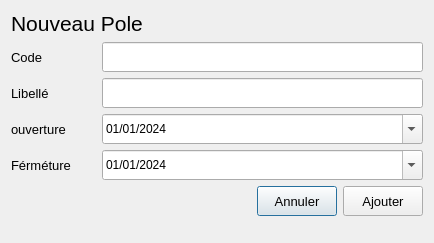
<?xml version="1.0" encoding="UTF-8"?>
<ui version="4.0">
 <class>Dialog</class>
 <widget class="QDialog" name="Dialog">
  <property name="geometry">
   <rect>
    <x>0</x>
    <y>0</y>
    <width>434</width>
    <height>243</height>
   </rect>
  </property>
  <property name="windowTitle">
   <string>Dialog</string>
  </property>
  <layout class="QGridLayout" name="gridLayout">
   <item row="0" column="0">
    <layout class="QHBoxLayout" name="horizontalLayout_3">
     <item>
      <widget class="QLabel" name="label">
       <property name="font">
        <font>
         <pointsize>16</pointsize>
        </font>
       </property>
       <property name="text">
        <string>Nouveau Pole</string>
       </property>
      </widget>
     </item>
     <item>
      <spacer name="horizontalSpacer">
       <property name="orientation">
        <enum>Qt::Horizontal</enum>
       </property>
       <property name="sizeHint" stdset="0">
        <size>
         <width>40</width>
         <height>20</height>
        </size>
       </property>
      </spacer>
     </item>
    </layout>
   </item>
   <item row="1" column="0">
    <layout class="QVBoxLayout" name="verticalLayout">
     <item>
      <layout class="QHBoxLayout" name="horizontalLayout">
       <item>
        <widget class="QLabel" name="label_2">
         <property name="minimumSize">
          <size>
           <width>85</width>
           <height>0</height>
          </size>
         </property>
         <property name="maximumSize">
          <size>
           <width>85</width>
           <height>16777215</height>
          </size>
         </property>
         <property name="font">
          <font>
           <pointsize>10</pointsize>
          </font>
         </property>
         <property name="text">
          <string>Code</string>
         </property>
        </widget>
       </item>
       <item>
        <widget class="QLineEdit" name="code_lineEdit">
         <property name="minimumSize">
          <size>
           <width>0</width>
           <height>30</height>
          </size>
         </property>
        </widget>
       </item>
      </layout>
     </item>
     <item>
      <layout class="QHBoxLayout" name="horizontalLayout_2">
       <item>
        <widget class="QLabel" name="label_3">
         <property name="minimumSize">
          <size>
           <width>85</width>
           <height>0</height>
          </size>
         </property>
         <property name="maximumSize">
          <size>
           <width>85</width>
           <height>16777215</height>
          </size>
         </property>
         <property name="font">
          <font>
           <pointsize>10</pointsize>
          </font>
         </property>
         <property name="text">
          <string>Libellé</string>
         </property>
        </widget>
       </item>
       <item>
        <widget class="QLineEdit" name="libelle_lineEdit">
         <property name="minimumSize">
          <size>
           <width>0</width>
           <height>30</height>
          </size>
         </property>
        </widget>
       </item>
      </layout>
     </item>
     <item>
      <layout class="QHBoxLayout" name="horizontalLayout_5">
       <item>
        <widget class="QLabel" name="label_4">
         <property name="minimumSize">
          <size>
           <width>85</width>
           <height>0</height>
          </size>
         </property>
         <property name="maximumSize">
          <size>
           <width>85</width>
           <height>16777215</height>
          </size>
         </property>
         <property name="font">
          <font>
           <pointsize>10</pointsize>
          </font>
         </property>
         <property name="text">
          <string>ouverture</string>
         </property>
        </widget>
       </item>
       <item>
        <widget class="QDateEdit" name="ouverture_dateEdit">
         <property name="minimumSize">
          <size>
           <width>0</width>
           <height>30</height>
          </size>
         </property>
         <property name="displayFormat">
          <string>dd/MM/yyyy</string>
         </property>
         <property name="calendarPopup">
          <bool>true</bool>
         </property>
         <property name="date">
          <date>
           <year>2024</year>
           <month>1</month>
           <day>1</day>
          </date>
         </property>
        </widget>
       </item>
      </layout>
     </item>
     <item>
      <layout class="QHBoxLayout" name="horizontalLayout_6">
       <item>
        <widget class="QLabel" name="label_5">
         <property name="minimumSize">
          <size>
           <width>85</width>
           <height>0</height>
          </size>
         </property>
         <property name="maximumSize">
          <size>
           <width>85</width>
           <height>16777215</height>
          </size>
         </property>
         <property name="font">
          <font>
           <pointsize>10</pointsize>
          </font>
         </property>
         <property name="text">
          <string>Férméture</string>
         </property>
        </widget>
       </item>
       <item>
        <widget class="QDateEdit" name="fermeture_dateEdit">
         <property name="minimumSize">
          <size>
           <width>0</width>
           <height>30</height>
          </size>
         </property>
         <property name="displayFormat">
          <string>dd/MM/yyyy</string>
         </property>
         <property name="calendarPopup">
          <bool>true</bool>
         </property>
         <property name="date">
          <date>
           <year>2024</year>
           <month>1</month>
           <day>1</day>
          </date>
         </property>
        </widget>
       </item>
      </layout>
     </item>
    </layout>
   </item>
   <item row="2" column="0">
    <layout class="QHBoxLayout" name="horizontalLayout_4">
     <item>
      <spacer name="horizontalSpacer_2">
       <property name="orientation">
        <enum>Qt::Horizontal</enum>
       </property>
       <property name="sizeHint" stdset="0">
        <size>
         <width>40</width>
         <height>20</height>
        </size>
       </property>
      </spacer>
     </item>
     <item>
      <widget class="QPushButton" name="annuler_pushButton">
       <property name="minimumSize">
        <size>
         <width>80</width>
         <height>30</height>
        </size>
       </property>
       <property name="font">
        <font>
         <pointsize>10</pointsize>
         <weight>50</weight>
         <bold>false</bold>
        </font>
       </property>
       <property name="text">
        <string>Annuler</string>
       </property>
      </widget>
     </item>
     <item>
      <widget class="QPushButton" name="ajouter_pushButton">
       <property name="minimumSize">
        <size>
         <width>80</width>
         <height>30</height>
        </size>
       </property>
       <property name="font">
        <font>
         <pointsize>10</pointsize>
         <weight>50</weight>
         <bold>false</bold>
        </font>
       </property>
       <property name="text">
        <string>Ajouter</string>
       </property>
      </widget>
     </item>
    </layout>
   </item>
   <item row="3" column="0">
    <spacer name="verticalSpacer">
     <property name="orientation">
      <enum>Qt::Vertical</enum>
     </property>
     <property name="sizeHint" stdset="0">
      <size>
       <width>20</width>
       <height>4</height>
      </size>
     </property>
    </spacer>
   </item>
  </layout>
 </widget>
 <resources/>
 <connections/>
</ui>
